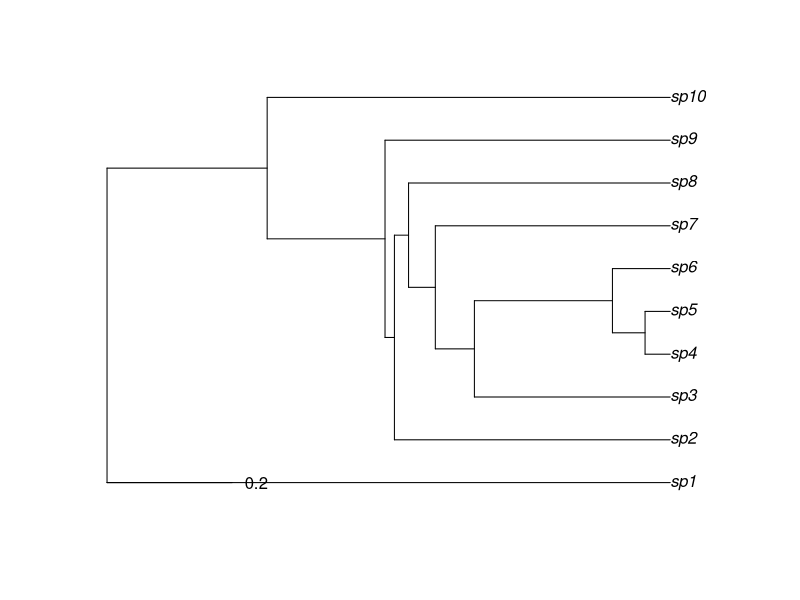
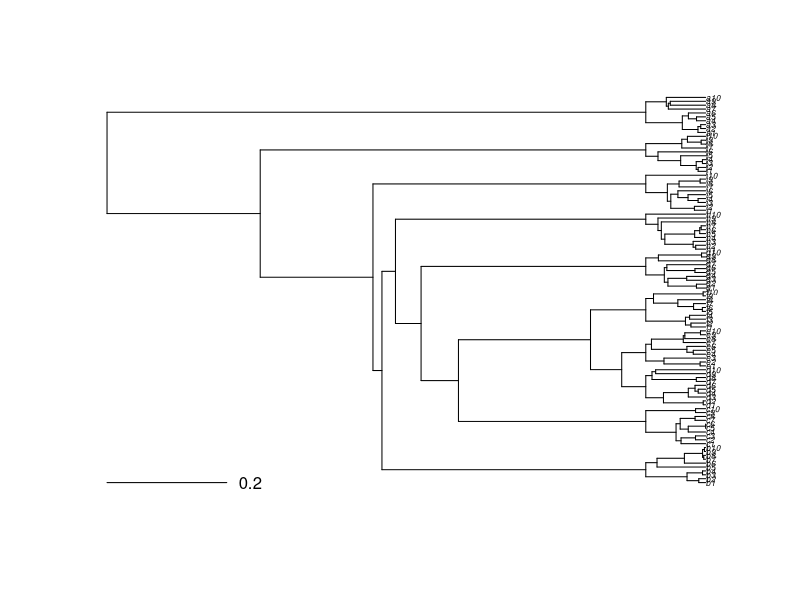
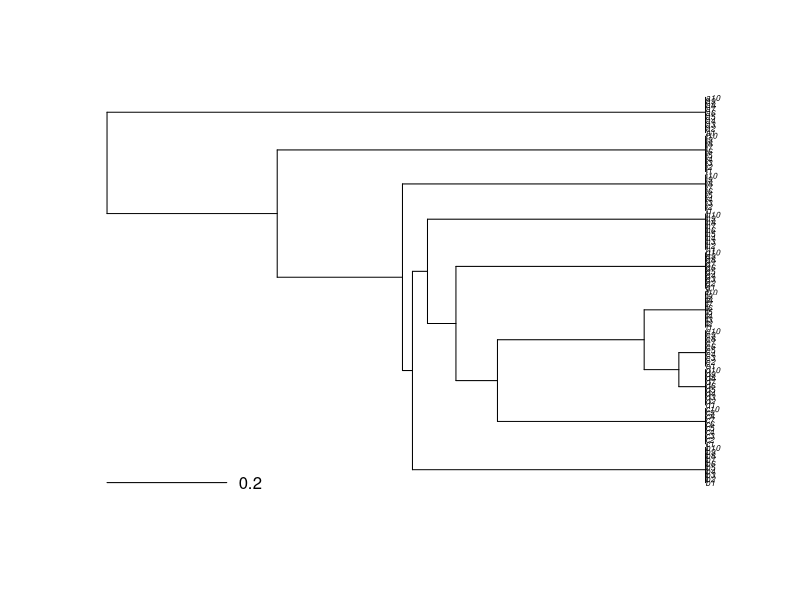

The R source for these figures, in order: (Note: this script raises an error after producing the figures.)
###
# Scripts for simulating a variable accorging to a linear model formula
# with the predictor and/or the residual error being phylogenetically 
# correlated and with infraspecific sampling

# Simon Joly, sept. 2016

###
# Load packages

require(nlme)
require(ape)
require(phytools)


# Phylogenetic simulations ------------------------------------------------

###
# Parameters for the phylogenetic simulations

nspecies=10
nindividuals=10
# Give a relative scale to the species tree vs. the infraspecific tree.
# The total tree length is fixed to 1.
species.scale=0.9 #Total
infrasp.scale=1-species.scale

###
# Simulate species tree

spetree <- pbtree(n=nspecies,nsim=1,b=1,complete=FALSE,scale=species.scale)
#rename tips to be able to find them below...
tips<-c("sp1","sp2","sp3","sp4","sp5","sp6","sp7","sp8","sp9","sp10")
spetree$tip.label <- tips
plot(spetree);add.scale.bar()

###
# Simulate individual trees, one per species

# Here, extinction = 0
poptrees <- pbtree(n=nindividuals,nsim=nspecies,b=1,scale=infrasp.scale)

###
# Stich trees together

combtree<-spetree
for(i in 1:length(spetree$tip.label)){
  newtips <- paste(letters[i],seq(1,length(poptrees[[i]]$tip.label)),sep="")
  poptrees[[i]]$tip.label <- newtips
  tipname <- tips[i]
  tipnumber <- seq(1,length(combtree$tip.label))[combtree$tip.label==tipname]
  poptrees[[i]]$root.edge<-0
  combtree<- bind.tree(combtree,poptrees[[i]],where=tipnumber,position=0)
}
plot(combtree,cex=0.5);add.scale.bar()

###
# Create tree with no infraspecific info
combtree0<-spetree
for(i in 1:length(spetree$tip.label)){
  newtips <- paste(letters[i],seq(1,length(poptrees[[i]]$tip.label)),sep="")
  poptrees[[i]]$tip.label <- newtips
  #collapse branch lengths
  poptrees[[i]]$edge.length <- rep(0,length.out=length(poptrees[[i]]$edge.length))
  tipname <- tips[i]
  tipnumber <- seq(1,length(combtree0$tip.label))[combtree0$tip.label==tipname]
  poptrees[[i]]$root.edge<-0
  combtree0<- bind.tree(combtree0,poptrees[[i]],where=tipnumber,position=0)
}
# Scale the whole tree to have length 1
combtree0$edge.length <- combtree0$edge.length/max(nodeHeights(combtree0)[,2])*1
plot(combtree0,cex=0.5);add.scale.bar()


# Character simulations -------------------------------------------------

# These follow Revell et al. 2010. MEE

###
# Parameters

n.sp <- length(combtree$tip.label) #number of species
sigma.sq.x = 1 # Rate of evolution in X
sigma.sq.e = 0.7 # Rate of residual variation
B = 0.75 # Regression slope
C <- vcv.phylo(combtree) # VCV matrix
u <- rnorm(n=n.sp,mean=10) # Random deviates from the normal distribution 
v <- rnorm(n=n.sp,mean=0) # Random deviates from the normal distribution 

###
# Simulate variables

# Get values for the X variable that are phylogeneticaly correlated
x <- t(chol(C*sigma.sq.x)) %*% u

# Generate residual error that is phylogenetically correlated
e <- t(chol(C*sigma.sq.e)) %*% v

# Get response variable
y <- x %*% B + e


###
# Other options for character simulations

# Get values for the X variable that are NOT phylogeneticaly correlated
# x <- sqrt(sigma.sq.x) * u



# Model fitting -----------------------------------------------------------

require(nlme)

# data frame
thedata <- data.frame(y=y,x=x,sp=gsub("[0-9]*","",combtree$tip.label))

# formula
f1 <- formula(y~x)

# Phylo correlation
phylo.corr <- corBrownian(phy=combtree)
phylo.corr0 <- corBrownian(phy=combtree0) # Tree without infrapsecific branch lengths

# Fit phylogenetic regression with species as random effect
gls.mod0 <- lme(f1,random = ~1 | sp, data=thedata)
gls.mod1 <- lme(f1,random = ~1 | sp, correlation = phylo.corr, data=thedata)
gls.mod2 <- lme(f1,random = ~1 | sp, correlation = phylo.corr0, data=thedata)

# Fit phylogenetic regression WITHOUT species as random effect
gls.mod3 <- gls(f1,correlation = phylo.corr, data=thedata)
gls.mod4 <- gls(f1,correlation = phylo.corr0, data=thedata)

# Compare all models
AIC(gls.mod0,gls.mod1,gls.mod2,gls.mod3,gls.mod4)
